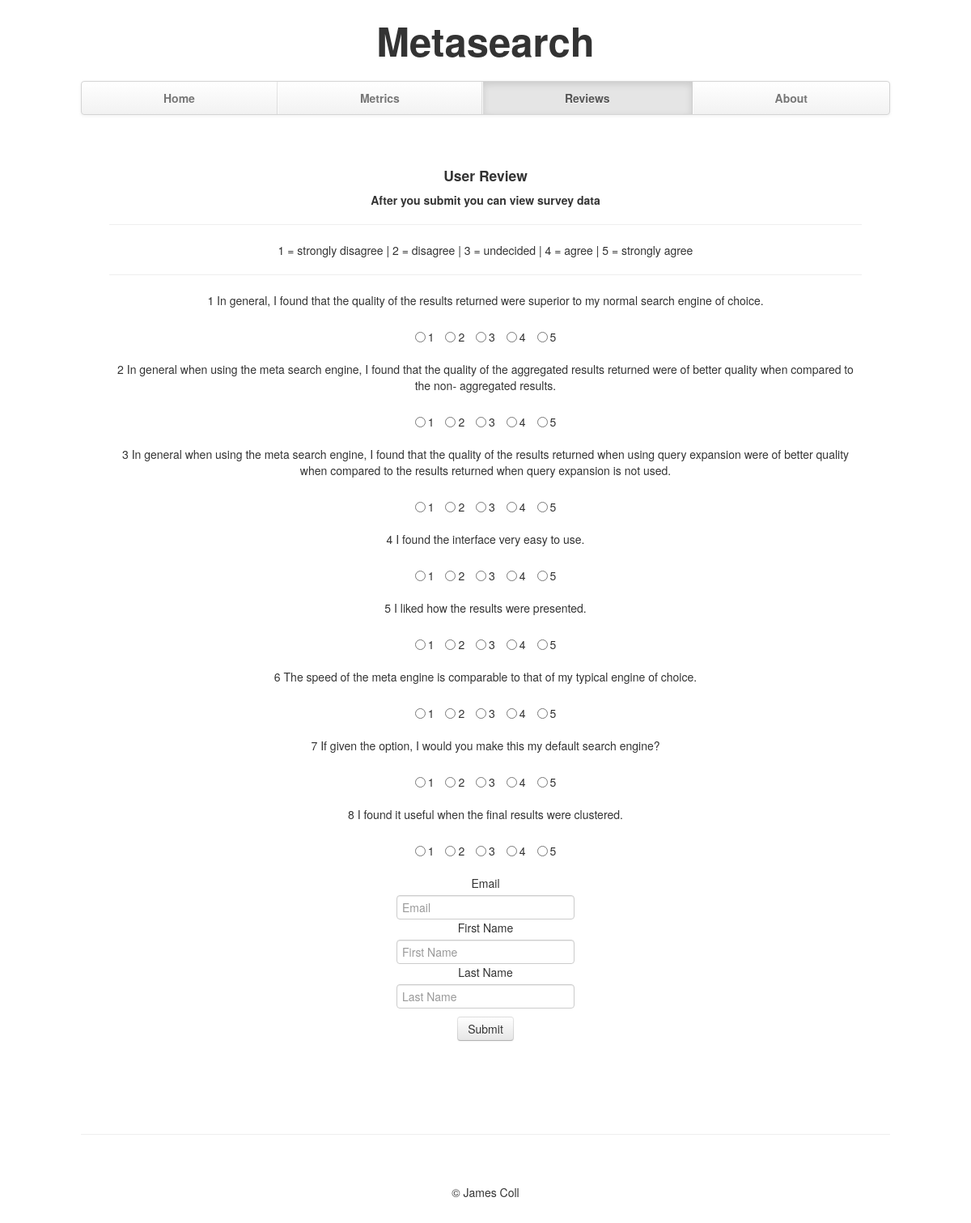
/review.php, run on the app's committed database.
### tables this page shows
CREATE TABLE `Questions` (
  `questionId` int(11) NOT NULL auto_increment,
  `questionTxt` text,
  PRIMARY KEY  (`questionId`)
);

### review.php (the view, shortened to what this page needs)
<?php
$con = mysqli_connect("csserver.ucd.ie", "95288198", "tudenwd7", "coll");
?>
<!DOCTYPE html>
<html lang="en">
    <head>
        <link href="css/bootstrap.css" rel="stylesheet">
        <link href="css/bootstrap-responsive.css" rel="stylesheet">
    </head>
    <body>
        <div class="container">
            <div class="masthead">
                <h1 style="font-size:350%">Metasearch</h1><br />
                <div class="navbar">
                    <div class="navbar-inner">
                        <div class="container">
                            <ul class="nav">
                                <li><a href="index.php">Home</a></li>
                                <li><a href="metrics.php">Metrics</a></li>
                                <li class="active"><a href="review.php">Reviews</a></li>
                                <li><a href="about.php">About</a></li>
                            </ul>
                        </div>
                    </div>
                </div>
            </div>
            <div style="text-align:center; padding:35px">
                <h4>User Review</h4>
                <h5>After you submit you can view survey data</h5>
                <hr>
                <p>1 = strongly disagree | 2 = disagree | 3 = undecided | 4 = agree | 5 = strongly agree </p>
                <hr>
                <form class="form-search" method="POST" action="processdata.php">
                    <?php
                    $result = mysqli_query($con, "SELECT * FROM Questions");
                    $questNum = 1;
                    while ($row = mysqli_fetch_array($result)) {
                        echo $row['questionId'] . " " . $row['questionTxt'] . "<br />";
                        echo '<br /><label class="radio inline">
  <input type="radio" name="question' . $questNum . '" value="1"> 1
</label>
<label class="radio inline">
  <input type="radio" name="question' . $questNum . '" value="2"> 2
</label>
<label class="radio inline">
  <input type="radio" name="question' . $questNum . '" value="3"> 3
</label>
<label class="radio inline">
  <input type="radio" name="question' . $questNum . '" value="4"> 4
</label>
<label class="radio inline">
  <input type="radio" name="question' . $questNum . '" value="5"> 5
</label><br /><br />';
                        $questNum += 1;
                    }
                    ?>
                    <div class="control-group">
                        <label class="control-label" for="inputEmail">Email</label>
                        <div class="controls">
                            <input name="email" type="text" id="inputEmail" placeholder="Email">
                        </div>
                        <label class="control-label" for="firstName">First Name</label>
                        <div class="controls">
                            <input name ="fname" type="text" id="inputfirstName" placeholder="First Name">
                        </div>
                        <label class="control-label" for="lastName">Last Name</label>
                        <div class="controls">
                            <input name="lname" type="text" id="inputlastName" placeholder="Last Name">
                        </div>
                    </div>
                    <input class="btn" name="bt_submit" type="submit" value="Submit">
                </form>
            </div>
            <hr>
            <div class="footer" style="text-align:center">
                <p>&copy; James Coll</p>
            </div>
        </div>
    </body>
</html>

### review.php (style rules this page uses)
body { padding-top: 20px; padding-bottom: 60px; }
.container { margin: 0 auto; max-width: 1000px; }
.container > hr { margin: 60px 0; }
.masthead h1,h2,h3 { text-align: center; }
.navbar .navbar-inner { padding: 0; }
.navbar .nav { margin: 0; display: table; width: 100%; }
.navbar .nav li { display: table-cell; width: 1%; float: none; }
.navbar .nav li a { font-weight: bold; text-align: center; border-left: 1px solid rgba(255,255,255,.75); border-right: 1px solid rgba(0,0,0,.1); }
.navbar .nav li:first-child a { border-left: 0; border-radius: 3px 0 0 3px; }
.navbar .nav li:last-child a { border-right: 0; border-radius: 0 3px 3px 0; }

### data on the page
questions: questionId "1", questionTxt "In general, I found that the quality of the results returned were superior to my normal search engine of choice."
questions: questionId "2", questionTxt "In general when using the meta search engine, I found that the quality of the aggregated results returned were of better quality when compared to the non- aggregated results."
questions: questionId "3", questionTxt "In general when using the meta search engine, I found that the quality of the results returned when using query expansion were of better quality when compared to the results returned when query expansion is not used."
questions: questionId "4", questionTxt "I found the interface very easy to use."
questions: questionId "5", questionTxt "I liked how the results were presented."
questions: questionId "6", questionTxt "The speed of the meta engine is comparable to that of my typical engine of choice."
questions: questionId "7", questionTxt "If given the option, I would you make this my default search engine?"
questions: questionId "8", questionTxt "I found it useful when the final results were clustered."
